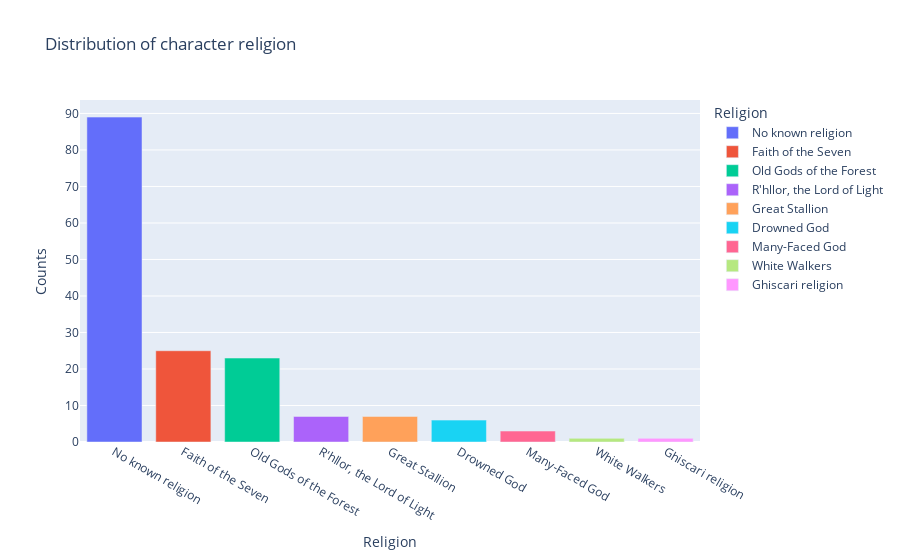

Write notebook code for a chart like this one.
### Markdown cell above
The network data contains 162 characters, which is found by scraping the [gameofthrones.fandom.com](https://gameofthrones.fandom.com/wiki/Game_of_Thrones_Wiki) webpage. Each character has been assigned a number of attributes namely relgion, allegiance, culture, status ie. whether the character is dead or alive and lastly the number of appearances the character has through the series.

We will start out by investigating how the characters are distributed across these attributes, are some of groups of each attribute more frequent than others. This is going to be presented in interactive figures where the categories of each attribute can be selected and deselected by clicking these on and off. If ones want to only investigate one category this can be done by double-clicking the category of interest. 

Let's start out with how the characters distribute across the different religions.

### Code cell
#hide_input
figs["religion"].show()

### Figure 1 — Plotly figure (JSON) as saved in the notebook; plotly's stock layout.template omitted (floating-point values rounded to 4 significant figures)
{"data": [{"alignmentgroup": "True", "hovertemplate": "Religion=%{x}<br>Counts=%{y}<extra></extra>", "legendgroup": "No known religion", "marker": {"color": "#636efa", "pattern": {"shape": ""}}, "name": "No known religion", "offsetgroup": "No known religion", "orientation": "v", "showlegend": true, "textposition": "auto", "type": "bar", "x": ["No known religion"], "xaxis": "x", "y": [89], "yaxis": "y"}, {"alignmentgroup": "True", "hovertemplate": "Religion=%{x}<br>Counts=%{y}<extra></extra>", "legendgroup": "Faith of the Seven", "marker": {"color": "#EF553B", "pattern": {"shape": ""}}, "name": "Faith of the Seven", "offsetgroup": "Faith of the Seven", "orientation": "v", "showlegend": true, "textposition": "auto", "type": "bar", "x": ["Faith of the Seven"], "xaxis": "x", "y": [25], "yaxis": "y"}, {"alignmentgroup": "True", "hovertemplate": "Religion=%{x}<br>Counts=%{y}<extra></extra>", "legendgroup": "Old Gods of the Forest", "marker": {"color": "#00cc96", "pattern": {"shape": ""}}, "name": "Old Gods of the Forest", "offsetgroup": "Old Gods of the Forest", "orientation": "v", "showlegend": true, "textposition": "auto", "type": "bar", "x": ["Old Gods of the Forest"], "xaxis": "x", "y": [23], "yaxis": "y"}, {"alignmentgroup": "True", "hovertemplate": "Religion=%{x}<br>Counts=%{y}<extra></extra>", "legendgroup": "R'hllor, the Lord of Light", "marker": {"color": "#ab63fa", "pattern": {"shape": ""}}, "name": "R'hllor, the Lord of Light", "offsetgroup": "R'hllor, the Lord of Light", "orientation": "v", "showlegend": true, "textposition": "auto", "type": "bar", "x": ["R'hllor, the Lord of Light"], "xaxis": "x", "y": [7], "yaxis": "y"}, {"alignmentgroup": "True", "hovertemplate": "Religion=%{x}<br>Counts=%{y}<extra></extra>", "legendgroup": "Great Stallion", "marker": {"color": "#FFA15A", "pattern": {"shape": ""}}, "name": "Great Stallion", "offsetgroup": "Great Stallion", "orientation": "v", "showlegend": true, "textposition": "auto", "type": "bar", "x": ["Great Stallion"], "xaxis": "x", "y": [7], "yaxis": "y"}, {"alignmentgroup": "True", "hovertemplate": "Religion=%{x}<br>Counts=%{y}<extra></extra>", "legendgroup": "Drowned God", "marker": {"color": "#19d3f3", "pattern": {"shape": ""}}, "name": "Drowned God", "offsetgroup": "Drowned God", "orientation": "v", "showlegend": true, "textposition": "auto", "type": "bar", "x": ["Drowned God"], "xaxis": "x", "y": [6], "yaxis": "y"}, {"alignmentgroup": "True", "hovertemplate": "Religion=%{x}<br>Counts=%{y}<extra></extra>", "legendgroup": "Many-Faced God", "marker": {"color": "#FF6692", "pattern": {"shape": ""}}, "name": "Many-Faced God", "offsetgroup": "Many-Faced God", "orientation": "v", "showlegend": true, "textposition": "auto", "type": "bar", "x": ["Many-Faced God"], "xaxis": "x", "y": [3], "yaxis": "y"}, {"alignmentgroup": "True", "hovertemplate": "Religion=%{x}<br>Counts=%{y}<extra></extra>", "legendgroup": "White Walkers", "marker": {"color": "#B6E880", "pattern": {"shape": ""}}, "name": "White Walkers", "offsetgroup": "White Walkers", "orientation": "v", "showlegend": true, "textposition": "auto", "type": "bar", "x": ["White Walkers"], "xaxis": "x", "y": [1], "yaxis": "y"}, {"alignmentgroup": "True", "hovertemplate": "Religion=%{x}<br>Counts=%{y}<extra></extra>", "legendgroup": "Ghiscari religion", "marker": {"color": "#FF97FF", "pattern": {"shape": ""}}, "name": "Ghiscari religion", "offsetgroup": "Ghiscari religion", "orientation": "v", "showlegend": true, "textposition": "auto", "type": "bar", "x": ["Ghiscari religion"], "xaxis": "x", "y": [1], "yaxis": "y"}], "layout": {"barmode": "relative", "legend": {"title": {"text": "Religion"}, "tracegroupgap": 0}, "title": {"text": "Distribution of character religion"}, "xaxis": {"anchor": "y", "categoryarray": ["No known religion", "Faith of the Seven", "Old Gods of the Forest", "R'hllor, the Lord of Light", "Great Stallion", "Drowned God", "Many-Faced God", "White Walkers", "Ghiscari religion"], "categoryorder": "array", "domain": [0, 1], "title": {"text": "Religion"}}, "yaxis": {"anchor": "x", "domain": [0, 1], "title": {"text": "Counts"}}}}
